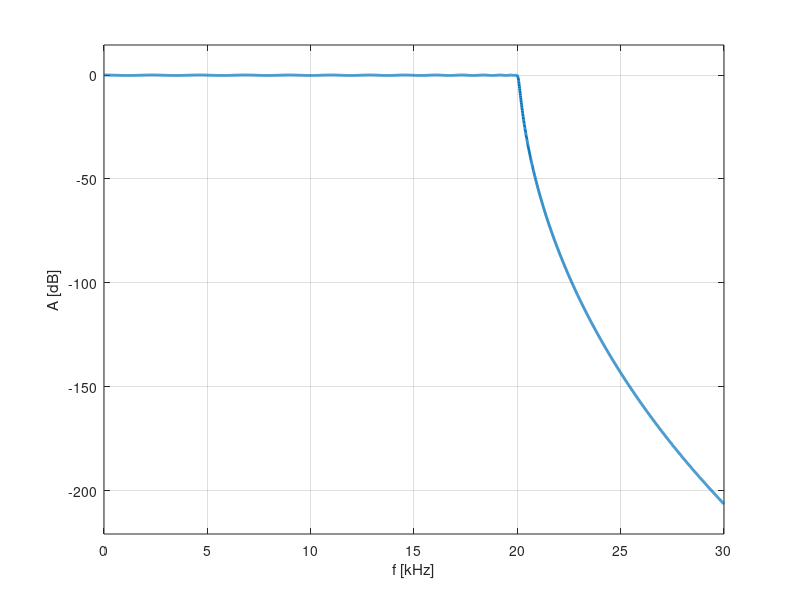

This figure's MATLAB source: (Note: this script raises an error after producing the figure.)
%%% 442.120 Mixed-Signal Processing Systems Design, Homework assignment 1
%%% Authors:
%%% Tomáš Kysela, 12513690
close all;
clear all;
clc;

plotExport = true;

%%%%%%%%%%%%%%%%%%
% Analog Filters %
%%%%%%%%%%%%%%%%%%
%% c)

Wp = 2 * pi * 20e3; % rad/s
Ws = 2 * pi * 25e3; % rad/s
Rp = 0.2; % dB
Rs = -138.63; % dB

% Get filter order
[n, Wp] = cheb1ord(Wp, Ws, Rp, Rs, "s");
fprintf("Order of the filter is %.0d\n", n)

%Design filter
[b, a] = cheby1(n, Rp, Wp, "low", "s");

delta = 10;
w = (0:delta:30e3) * 2 * pi;

h = freqs(b, a, w);

% Plot magnitude
figure
plot(w / (2e3 * pi), mag2db(abs(h)), "linewidth", 2)
grid
xlabel("f [kHz]")
ylabel("A [dB]")
ylim("padded"); xlim("tight")

if plotExport
    set(gcf, "Units", "normalized", "OuterPosition", [0 0 1 1])
    fontsize(32, "points")
    set(gco, "LineWidth", 3)
    exportgraphics(gca, "filter-mag.png", "Resolution", 300);
end

figure
plot(w / (2e3 * pi), mag2db(abs(h)), "linewidth", 2)
grid
xlabel('Frequency (kHz)')
ylabel("A [dB]")
ylim("padded"); xlim([19, 26])

if plotExport
    set(gcf, "Units", "normalized", "OuterPosition", [0 0 1 1])
    fontsize(32, "points")
    set(gco, "LineWidth", 3)
    exportgraphics(gca, "filter-mag-detail.png", Resolution = 300);
end

% Plot group delay
gp = -diff(unwrap(angle(h))) ./ (delta * 2 * pi);

figure
plot(w(2:end) / (2e3 * pi), gp * 1e3, "LineWidth", 2)
xlabel('Frequency (kHz)')
ylabel('Group delay (ms)')
grid

if plotExport
    set(gcf, "Units", "normalized", "OuterPosition", [0 0 1 1])
    fontsize(32, "points")
    set(gco, "LineWidth", 3)
    exportgraphics(gca, "filter-gd.png", "Resolution", 300);
end

% plot s-plane
figure
zplane(b, a, "ctf")
grid
title('')

if plotExport
    set(gcf, "Units", "normalized", "OuterPosition", [0 0 1 1])
    fontsize(32, "points")
    set(gco, "MarkerSize", 20)
    set(gco, "LineWidth", 3)
    exportgraphics(gca, "filter-splane.png", "Resolution", 300);
end

%% d)

Wp = 2 * pi * 20e3; % rad/s
Ws = 2 * pi * 25e3; % rad/s
Rp = 0.2; % dB
Rs = -138.63; % dB
n = 3;

% find a rough area

step = 2 * pi * 100; % step od 100 Hz

[nn, Wpn] = cheb1ord(Wp, Ws, Rp, Rs, 's');

while (nn > n)
    Ws = Ws + step;

    [nn, ~] = cheb1ord(Wp, Ws, Rp, Rs, 's');
end
%find lowest freq.

Ws = Ws - step;

step = 2 * pi * 1; % step od 10 Hz

nn = inf;

while (nn > n)
    Ws = Ws + step;

    [nn, Wpn] = cheb1ord(Wp, Ws, Rp, Rs, 's');
end

fprintf("Found frequency of 2 pi %f rad/s\n", Ws/(2 * pi));

% design filter
[b, a] = cheby1(n, Rp, Wpn, "low", "s");

[h,w] = freqs(b, a);

% Plot magnitude
figure
semilogx(w / (2e3 * pi), mag2db(abs(h)), "linewidth", 2)
grid
xlabel("f [kHz]")
ylabel("A [dB]")
ylim("padded"); xlim("tight")

if plotExport
    set(gcf, "Units", "normalized", "OuterPosition", [0 0 1 1])
    fontsize(32, "points")
    set(gco, "LineWidth", 3)
    exportgraphics(gca, "filter-mag-oversampling.png", "Resolution", 300);
end
